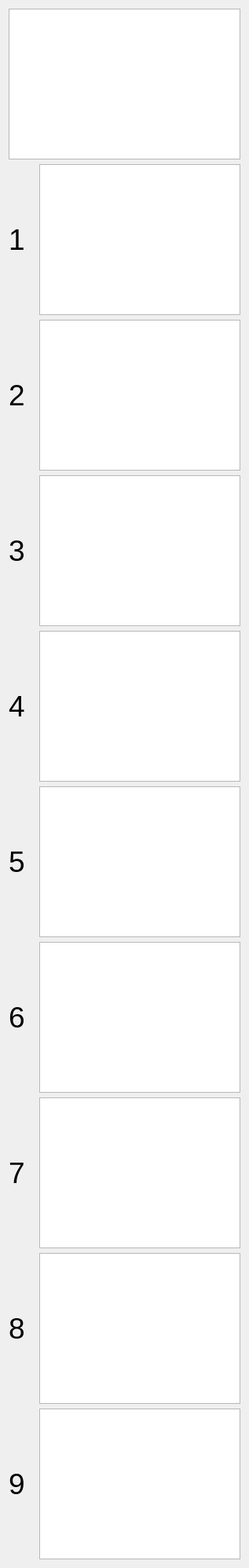
              <widget class="QWidget" name="tab_3">
               <attribute name="title">
                <string>Буфер(Alt+v)</string>
               </attribute>
               <layout class="QVBoxLayout" name="verticalLayout_7">
                <item>
                 <widget class="QTableWidget" name="t_buff_0">
                  <property name="font">
                   <font>
                    <pointsize>8</pointsize>
                   </font>
                  </property>
                  <property name="frameShape">
                   <enum>QFrame::StyledPanel</enum>
                  </property>
                  <property name="frameShadow">
                   <enum>QFrame::Sunken</enum>
                  </property>
                  <property name="lineWidth">
                   <number>1</number>
                  </property>
                  <property name="selectionMode">
                   <enum>QAbstractItemView::NoSelection</enum>
                  </property>
                  <property name="selectionBehavior">
                   <enum>QAbstractItemView::SelectRows</enum>
                  </property>
                  <property name="showGrid">
                   <bool>true</bool>
                  </property>
                  <property name="gridStyle">
                   <enum>Qt::DotLine</enum>
                  </property>
                  <property name="wordWrap">
                   <bool>false</bool>
                  </property>
                  <attribute name="horizontalHeaderVisible">
                   <bool>false</bool>
                  </attribute>
                  <attribute name="horizontalHeaderMinimumSectionSize">
                   <number>0</number>
                  </attribute>
                  <attribute name="horizontalHeaderShowSortIndicator" stdset="0">
                   <bool>true</bool>
                  </attribute>
                  <attribute name="horizontalHeaderStretchLastSection">
                   <bool>true</bool>
                  </attribute>
                  <attribute name="verticalHeaderVisible">
                   <bool>false</bool>
                  </attribute>
                  <attribute name="verticalHeaderCascadingSectionResizes">
                   <bool>false</bool>
                  </attribute>
                  <attribute name="verticalHeaderMinimumSectionSize">
                   <number>12</number>
                  </attribute>
                  <attribute name="verticalHeaderDefaultSectionSize">
                   <number>12</number>
                  </attribute>
                  <attribute name="verticalHeaderHighlightSections">
                   <bool>true</bool>
                  </attribute>
                 </widget>
                </item>
                <item>
                 <layout class="QHBoxLayout" name="horizontalLayout_16">
                  <item>
                   <widget class="QLabel" name="label_buf_1">
                    <property name="minimumSize">
                     <size>
                      <width>33</width>
                      <height>0</height>
                     </size>
                    </property>
                    <property name="maximumSize">
                     <size>
                      <width>21</width>
                      <height>16777215</height>
                     </size>
                    </property>
                    <property name="font">
                     <font>
                      <pointsize>28</pointsize>
                     </font>
                    </property>
                    <property name="text">
                     <string>1</string>
                    </property>
                   </widget>
                  </item>
                  <item>
                   <widget class="QTableWidget" name="t_buff_1">
                    <property name="font">
                     <font>
                      <pointsize>8</pointsize>
                     </font>
                    </property>
                    <property name="selectionMode">
                     <enum>QAbstractItemView::NoSelection</enum>
                    </property>
                    <property name="selectionBehavior">
                     <enum>QAbstractItemView::SelectRows</enum>
                    </property>
                    <property name="gridStyle">
                     <enum>Qt::DotLine</enum>
                    </property>
                    <property name="wordWrap">
                     <bool>false</bool>
                    </property>
                    <attribute name="horizontalHeaderVisible">
                     <bool>false</bool>
                    </attribute>
                    <attribute name="horizontalHeaderMinimumSectionSize">
                     <number>15</number>
                    </attribute>
                    <attribute name="horizontalHeaderStretchLastSection">
                     <bool>true</bool>
                    </attribute>
                    <attribute name="verticalHeaderVisible">
                     <bool>false</bool>
                    </attribute>
                    <attribute name="verticalHeaderMinimumSectionSize">
                     <number>12</number>
                    </attribute>
                    <attribute name="verticalHeaderDefaultSectionSize">
                     <number>23</number>
                    </attribute>
                    <attribute name="verticalHeaderHighlightSections">
                     <bool>true</bool>
                    </attribute>
                   </widget>
                  </item>
                 </layout>
                </item>
                <item>
                 <layout class="QHBoxLayout" name="horizontalLayout_15">
                  <item>
                   <widget class="QLabel" name="label_buf_2">
                    <property name="minimumSize">
                     <size>
                      <width>33</width>
                      <height>0</height>
                     </size>
                    </property>
                    <property name="maximumSize">
                     <size>
                      <width>21</width>
                      <height>16777215</height>
                     </size>
                    </property>
                    <property name="font">
                     <font>
                      <pointsize>28</pointsize>
                     </font>
                    </property>
                    <property name="text">
                     <string>2</string>
                    </property>
                   </widget>
                  </item>
                  <item>
                   <widget class="QTableWidget" name="t_buff_2">
                    <property name="font">
                     <font>
                      <pointsize>8</pointsize>
                     </font>
                    </property>
                    <property name="selectionMode">
                     <enum>QAbstractItemView::NoSelection</enum>
                    </property>
                    <property name="selectionBehavior">
                     <enum>QAbstractItemView::SelectRows</enum>
                    </property>
                    <property name="gridStyle">
                     <enum>Qt::DotLine</enum>
                    </property>
                    <property name="wordWrap">
                     <bool>false</bool>
                    </property>
                    <attribute name="horizontalHeaderVisible">
                     <bool>false</bool>
                    </attribute>
                    <attribute name="horizontalHeaderMinimumSectionSize">
                     <number>15</number>
                    </attribute>
                    <attribute name="horizontalHeaderStretchLastSection">
                     <bool>true</bool>
                    </attribute>
                    <attribute name="verticalHeaderVisible">
                     <bool>false</bool>
                    </attribute>
                    <attribute name="verticalHeaderMinimumSectionSize">
                     <number>12</number>
                    </attribute>
                    <attribute name="verticalHeaderDefaultSectionSize">
                     <number>23</number>
                    </attribute>
                    <attribute name="verticalHeaderHighlightSections">
                     <bool>true</bool>
                    </attribute>
                   </widget>
                  </item>
                 </layout>
                </item>
                <item>
                 <layout class="QHBoxLayout" name="horizontalLayout_14">
                  <item>
                   <widget class="QLabel" name="label_buf_3">
                    <property name="minimumSize">
                     <size>
                      <width>33</width>
                      <height>0</height>
                     </size>
                    </property>
                    <property name="maximumSize">
                     <size>
                      <width>21</width>
                      <height>16777215</height>
                     </size>
                    </property>
                    <property name="font">
                     <font>
                      <pointsize>28</pointsize>
                     </font>
                    </property>
                    <property name="text">
                     <string>3</string>
                    </property>
                   </widget>
                  </item>
                  <item>
                   <widget class="QTableWidget" name="t_buff_3">
                    <property name="font">
                     <font>
                      <pointsize>8</pointsize>
                     </font>
                    </property>
                    <property name="selectionMode">
                     <enum>QAbstractItemView::NoSelection</enum>
                    </property>
                    <property name="selectionBehavior">
                     <enum>QAbstractItemView::SelectRows</enum>
                    </property>
                    <property name="gridStyle">
                     <enum>Qt::DotLine</enum>
                    </property>
                    <property name="wordWrap">
                     <bool>false</bool>
                    </property>
                    <attribute name="horizontalHeaderVisible">
                     <bool>false</bool>
                    </attribute>
                    <attribute name="horizontalHeaderMinimumSectionSize">
                     <number>15</number>
                    </attribute>
                    <attribute name="horizontalHeaderStretchLastSection">
                     <bool>true</bool>
                    </attribute>
                    <attribute name="verticalHeaderVisible">
                     <bool>false</bool>
                    </attribute>
                    <attribute name="verticalHeaderMinimumSectionSize">
                     <number>12</number>
                    </attribute>
                    <attribute name="verticalHeaderDefaultSectionSize">
                     <number>23</number>
                    </attribute>
                    <attribute name="verticalHeaderHighlightSections">
                     <bool>true</bool>
                    </attribute>
                   </widget>
                  </item>
                 </layout>
                </item>
                <item>
                 <layout class="QHBoxLayout" name="horizontalLayout_13">
                  <item>
                   <widget class="QLabel" name="label_buf_4">
                    <property name="minimumSize">
                     <size>
                      <width>33</width>
                      <height>0</height>
                     </size>
                    </property>
                    <property name="maximumSize">
                     <size>
                      <width>21</width>
                      <height>16777215</height>
                     </size>
                    </property>
                    <property name="font">
                     <font>
                      <pointsize>28</pointsize>
                     </font>
                    </property>
                    <property name="text">
                     <string>4</string>
                    </property>
                   </widget>
                  </item>
                  <item>
                   <widget class="QTableWidget" name="t_buff_4">
                    <property name="font">
                     <font>
                      <pointsize>8</pointsize>
                     </font>
                    </property>
                    <property name="selectionMode">
                     <enum>QAbstractItemView::NoSelection</enum>
                    </property>
                    <property name="selectionBehavior">
                     <enum>QAbstractItemView::SelectRows</enum>
                    </property>
                    <property name="gridStyle">
                     <enum>Qt::DotLine</enum>
                    </property>
                    <property name="wordWrap">
                     <bool>false</bool>
                    </property>
                    <attribute name="horizontalHeaderVisible">
                     <bool>false</bool>
                    </attribute>
                    <attribute name="horizontalHeaderMinimumSectionSize">
                     <number>15</number>
                    </attribute>
                    <attribute name="horizontalHeaderStretchLastSection">
                     <bool>true</bool>
                    </attribute>
                    <attribute name="verticalHeaderVisible">
                     <bool>false</bool>
                    </attribute>
                    <attribute name="verticalHeaderMinimumSectionSize">
                     <number>12</number>
                    </attribute>
                    <attribute name="verticalHeaderDefaultSectionSize">
                     <number>23</number>
                    </attribute>
                    <attribute name="verticalHeaderHighlightSections">
                     <bool>true</bool>
                    </attribute>
                   </widget>
                  </item>
                 </layout>
                </item>
                <item>
                 <layout class="QHBoxLayout" name="horizontalLayout_12">
                  <item>
                   <widget class="QLabel" name="label_buf_5">
                    <property name="minimumSize">
                     <size>
                      <width>33</width>
                      <height>0</height>
                     </size>
                    </property>
                    <property name="maximumSize">
                     <size>
                      <width>21</width>
                      <height>16777215</height>
                     </size>
                    </property>
                    <property name="font">
                     <font>
                      <pointsize>28</pointsize>
                     </font>
                    </property>
                    <property name="text">
                     <string>5</string>
                    </property>
                   </widget>
                  </item>
                  <item>
                   <widget class="QTableWidget" name="t_buff_5">
                    <property name="font">
                     <font>
                      <pointsize>8</pointsize>
                     </font>
                    </property>
                    <property name="selectionMode">
                     <enum>QAbstractItemView::NoSelection</enum>
                    </property>
                    <property name="selectionBehavior">
                     <enum>QAbstractItemView::SelectRows</enum>
                    </property>
                    <property name="gridStyle">
                     <enum>Qt::DotLine</enum>
                    </property>
                    <property name="wordWrap">
                     <bool>false</bool>
                    </property>
                    <attribute name="horizontalHeaderVisible">
                     <bool>false</bool>
                    </attribute>
                    <attribute name="horizontalHeaderMinimumSectionSize">
                     <number>15</number>
                    </attribute>
                    <attribute name="horizontalHeaderStretchLastSection">
                     <bool>true</bool>
                    </attribute>
                    <attribute name="verticalHeaderVisible">
                     <bool>false</bool>
                    </attribute>
                    <attribute name="verticalHeaderMinimumSectionSize">
                     <number>12</number>
                    </attribute>
                    <attribute name="verticalHeaderDefaultSectionSize">
                     <number>23</number>
                    </attribute>
                    <attribute name="verticalHeaderHighlightSections">
                     <bool>true</bool>
                    </attribute>
                   </widget>
                  </item>
                 </layout>
                </item>
                <item>
                 <layout class="QHBoxLayout" name="horizontalLayout_11">
                  <item>
                   <widget class="QLabel" name="label_buf_6">
                    <property name="minimumSize">
                     <size>
                      <width>33</width>
                      <height>0</height>
                     </size>
                    </property>
                    <property name="maximumSize">
                     <size>
                      <width>21</width>
                      <height>16777215</height>
                     </size>
                    </property>
                    <property name="font">
                     <font>
                      <pointsize>28</pointsize>
                     </font>
                    </property>
                    <property name="text">
                     <string>6</string>
                    </property>
                   </widget>
                  </item>
                  <item>
                   <widget class="QTableWidget" name="t_buff_6">
                    <property name="font">
                     <font>
                      <pointsize>8</pointsize>
                     </font>
                    </property>
                    <property name="selectionMode">
                     <enum>QAbstractItemView::NoSelection</enum>
                    </property>
                    <property name="selectionBehavior">
                     <enum>QAbstractItemView::SelectRows</enum>
                    </property>
                    <property name="gridStyle">
                     <enum>Qt::DotLine</enum>
                    </property>
                    <property name="wordWrap">
                     <bool>false</bool>
                    </property>
                    <attribute name="horizontalHeaderVisible">
                     <bool>false</bool>
                    </attribute>
                    <attribute name="horizontalHeaderMinimumSectionSize">
                     <number>15</number>
                    </attribute>
                    <attribute name="horizontalHeaderStretchLastSection">
                     <bool>true</bool>
                    </attribute>
                    <attribute name="verticalHeaderVisible">
                     <bool>false</bool>
                    </attribute>
                    <attribute name="verticalHeaderMinimumSectionSize">
                     <number>12</number>
                    </attribute>
                    <attribute name="verticalHeaderDefaultSectionSize">
                     <number>23</number>
                    </attribute>
                    <attribute name="verticalHeaderHighlightSections">
                     <bool>true</bool>
                    </attribute>
                   </widget>
                  </item>
                 </layout>
                </item>
                <item>
                 <layout class="QHBoxLayout" name="horizontalLayout_10">
                  <item>
                   <widget class="QLabel" name="label_buf_7">
                    <property name="minimumSize">
                     <size>
                      <width>33</width>
                      <height>0</height>
                     </size>
                    </property>
                    <property name="maximumSize">
                     <size>
                      <width>21</width>
                      <height>16777215</height>
                     </size>
                    </property>
                    <property name="font">
                     <font>
                      <pointsize>28</pointsize>
                     </font>
                    </property>
                    <property name="text">
                     <string>7</string>
                    </property>
                   </widget>
                  </item>
                  <item>
                   <widget class="QTableWidget" name="t_buff_7">
                    <property name="font">
                     <font>
                      <pointsize>8</pointsize>
                     </font>
                    </property>
                    <property name="selectionMode">
                     <enum>QAbstractItemView::NoSelection</enum>
                    </property>
                    <property name="selectionBehavior">
                     <enum>QAbstractItemView::SelectRows</enum>
                    </property>
                    <property name="gridStyle">
                     <enum>Qt::DotLine</enum>
                    </property>
                    <property name="wordWrap">
                     <bool>false</bool>
                    </property>
                    <attribute name="horizontalHeaderVisible">
                     <bool>false</bool>
                    </attribute>
                    <attribute name="horizontalHeaderMinimumSectionSize">
                     <number>15</number>
                    </attribute>
                    <attribute name="horizontalHeaderStretchLastSection">
                     <bool>true</bool>
                    </attribute>
                    <attribute name="verticalHeaderVisible">
                     <bool>false</bool>
                    </attribute>
                    <attribute name="verticalHeaderMinimumSectionSize">
                     <number>12</number>
                    </attribute>
                    <attribute name="verticalHeaderDefaultSectionSize">
                     <number>23</number>
                    </attribute>
                    <attribute name="verticalHeaderHighlightSections">
                     <bool>true</bool>
                    </attribute>
                   </widget>
                  </item>
                 </layout>
                </item>
                <item>
                 <layout class="QHBoxLayout" name="horizontalLayout_9">
                  <item>
                   <widget class="QLabel" name="label_buf_8">
                    <property name="minimumSize">
                     <size>
                      <width>33</width>
                      <height>0</height>
                     </size>
                    </property>
                    <property name="maximumSize">
                     <size>
                      <width>21</width>
                      <height>16777215</height>
                     </size>
                    </property>
                    <property name="font">
                     <font>
                      <pointsize>28</pointsize>
                     </font>
                    </property>
                    <property name="text">
                     <string>8</string>
                    </property>
                   </widget>
                  </item>
                  <item>
                   <widget class="QTableWidget" name="t_buff_8">
                    <property name="font">
                     <font>
                      <pointsize>8</pointsize>
                     </font>
                    </property>
                    <property name="selectionMode">
                     <enum>QAbstractItemView::NoSelection</enum>
                    </property>
                    <property name="selectionBehavior">
                     <enum>QAbstractItemView::SelectRows</enum>
                    </property>
                    <property name="gridStyle">
                     <enum>Qt::DotLine</enum>
                    </property>
                    <property name="wordWrap">
                     <bool>false</bool>
                    </property>
                    <attribute name="horizontalHeaderVisible">
                     <bool>false</bool>
                    </attribute>
                    <attribute name="horizontalHeaderMinimumSectionSize">
                     <number>15</number>
                    </attribute>
                    <attribute name="horizontalHeaderStretchLastSection">
                     <bool>true</bool>
                    </attribute>
                    <attribute name="verticalHeaderVisible">
                     <bool>false</bool>
                    </attribute>
                    <attribute name="verticalHeaderMinimumSectionSize">
                     <number>12</number>
                    </attribute>
                    <attribute name="verticalHeaderDefaultSectionSize">
                     <number>23</number>
                    </attribute>
                    <attribute name="verticalHeaderHighlightSections">
                     <bool>true</bool>
                    </attribute>
                   </widget>
                  </item>
                 </layout>
                </item>
                <item>
                 <layout class="QHBoxLayout" name="horizontalLayout_8">
                  <item>
                   <widget class="QLabel" name="label_buf_9">
                    <property name="minimumSize">
                     <size>
                      <width>33</width>
                      <height>0</height>
                     </size>
                    </property>
                    <property name="maximumSize">
                     <size>
                      <width>21</width>
                      <height>16777215</height>
                     </size>
                    </property>
                    <property name="font">
                     <font>
                      <pointsize>28</pointsize>
                     </font>
                    </property>
                    <property name="text">
                     <string>9</string>
                    </property>
                   </widget>
                  </item>
                  <item>
                   <widget class="QTableWidget" name="t_buff_9">
                    <property name="font">
                     <font>
                      <pointsize>8</pointsize>
                     </font>
                    </property>
                    <property name="selectionMode">
                     <enum>QAbstractItemView::NoSelection</enum>
                    </property>
                    <property name="selectionBehavior">
                     <enum>QAbstractItemView::SelectRows</enum>
                    </property>
                    <property name="gridStyle">
                     <enum>Qt::DotLine</enum>
                    </property>
                    <property name="wordWrap">
                     <bool>false</bool>
                    </property>
                    <attribute name="horizontalHeaderVisible">
                     <bool>false</bool>
                    </attribute>
                    <attribute name="horizontalHeaderMinimumSectionSize">
                     <number>15</number>
                    </attribute>
                    <attribute name="horizontalHeaderStretchLastSection">
                     <bool>true</bool>
                    </attribute>
                    <attribute name="verticalHeaderVisible">
                     <bool>false</bool>
                    </attribute>
                    <attribute name="verticalHeaderMinimumSectionSize">
                     <number>12</number>
                    </attribute>
                    <attribute name="verticalHeaderDefaultSectionSize">
                     <number>23</number>
                    </attribute>
                    <attribute name="verticalHeaderHighlightSections">
                     <bool>true</bool>
                    </attribute>
                   </widget>
                  </item>
                 </layout>
                </item>
               </layout>
              </widget>
